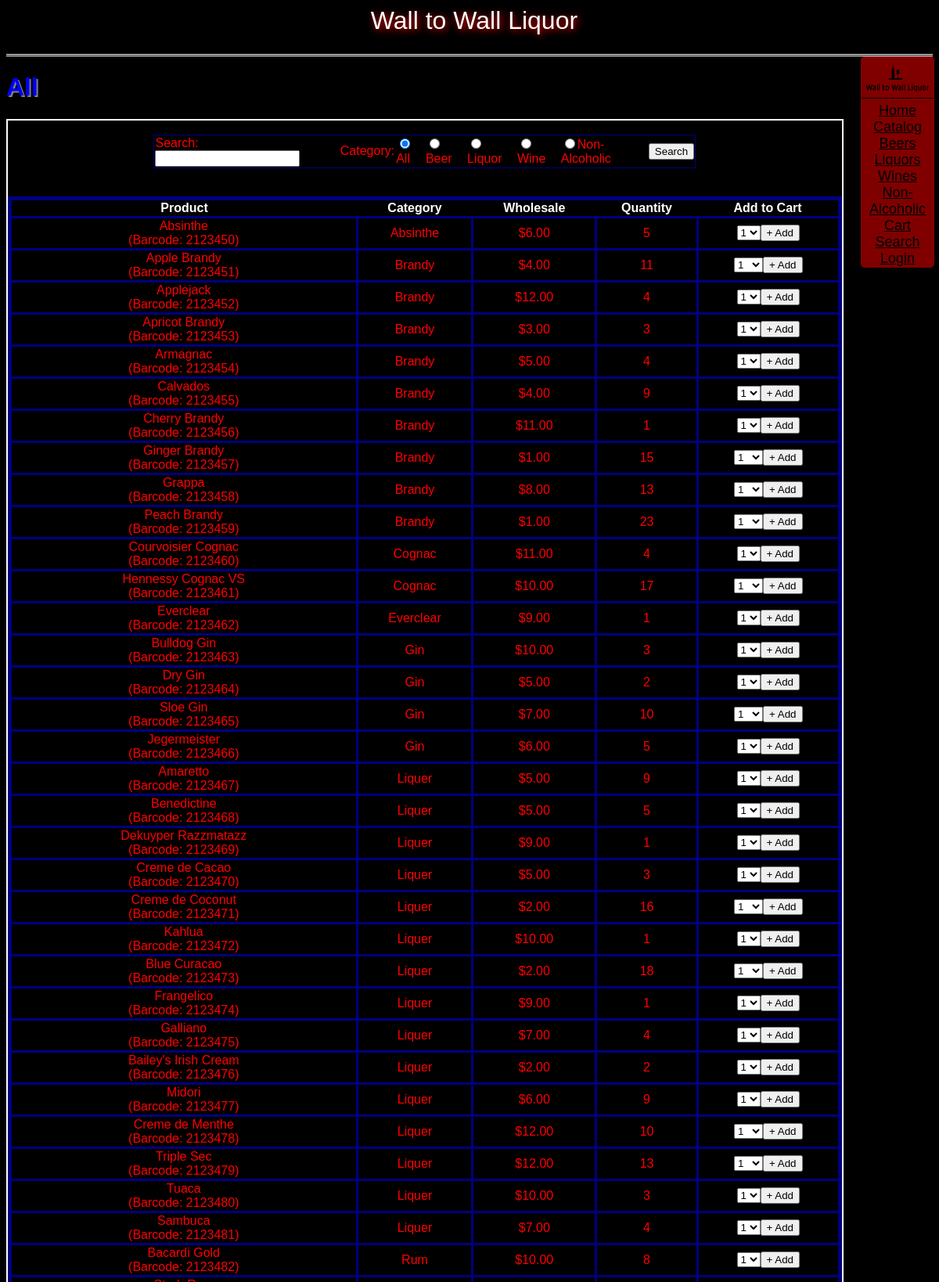
Screenshot of /catalog.php (upper part) with the database file from the repository.
### tables this page shows
CREATE TABLE IF NOT EXISTS `items_alcohol` (
  `barcode` int(11) NOT NULL,
  `product` varchar(255) NOT NULL,
  `price` int(11) NOT NULL,
  `stock` int(11) NOT NULL,
  `package` varchar(255) NOT NULL
);

CREATE TABLE IF NOT EXISTS `description_alcohol` (
  `barcode` int(11) NOT NULL,
  `category` varchar(255) NOT NULL,
  `sub_category` varchar(255) NOT NULL,
  `type` varchar(255) NOT NULL,
  `rating` int(11) NOT NULL,
  `rate_count` int(11) NOT NULL
);

### catalog.php (the view, shortened to what this page needs)
<?php
if (ISSET($_GET["category"])) {
    $type = strtolower($_GET["category"]);
}
else {
    $type = "all";
}
$db = new PDO("mysql:host={$GLOBALS['mysql_host']};dbname={$GLOBALS['mysql_database']}", $GLOBALS["mysql_user"], $GLOBALS["mysql_password"])
or die("Unable to connect to database.");
switch($type) {
	default:
		$stmt = "SELECT i.`Barcode`, `Product`,`Category`,`Price`,`Stock` FROM `items_alcohol` as i RIGHT JOIN `description_alcohol` as d on d.Barcode = i.Barcode";
}
$sth = $db->query($stmt) or die("Unable to query");
$result = $sth->fetchAll();
$site = new site(strtolower($type));
$site -> genOpening();
$site->genSearch();
echo <<< ENDL
<table class="sortable">
	<tr>
		<th>Product</th>
		<th>Category</th>
		<th>Wholesale</th>
		<th>Quantity</th>
		<th class="nj sorttable_nosort">Add to Cart</th>
	</tr>
ENDL;
foreach($result as $row) {
    echo "<tr><td>{$row["Product"]}<br />(Barcode: {$row["Barcode"]})</td><td>{$row["Category"]}</td><td>\${$row["Price"]}.00</td><td>{$row["Stock"]}</td><td>";
    if ($row["Stock"] < 1) { echo "This product is currently unavailable"; }
    else {
        echo "<select id='quantity_{$row["Product"]}'>";
        for($i = 1; $i <= $row["Stock"]; $i++) {
            echo "<option value='$i'>$i</option>";
        }
        echo "</select><button onclick='addToCart(\"{$row["Product"]}\")'>+ Add</button>";
    }
    echo "</td></tr>\r\n";
}
echo "</table>";
$site -> genClosing();

### var/site.php (shortened to what this page needs)
<?php
class site {
    private $page;
    function __construct($page = NULL) {
        $this->page = $page;
    }
    function genOpening() {
        $pageTitle = str_replace("_", " ", $this->page);
        $pageTitle = ucwords($pageTitle);
        echo <<< END
<!DOCTYPE HTML>
<HTML>
<HEAD>
<TITLE>{$pageTitle} - Wall to Wall Liquor</TITLE>
<link rel="stylesheet" href="css/site.css" />
<link rel="ICON" href="images/logo.ico" type="image/ico" />
<script src="cart.js"></script>
<script src="sorttable.js"></script>
</HEAD>
<BODY>
<div class="header">
Wall to Wall Liquor
</div>
<noscript>
    <style type="text/css">
        .nj {display:none;}
    </style>
    <div class="noscriptmsg">
		To use the full power of the catalog, please enable javascript in your browser.
    </div>
</noscript>
END;
    $this->genNavbar();
        $pageTitle = str_replace("_", " ", $this->page);
        $pageTitle = ucwords($pageTitle);
        echo "<h1>{$pageTitle}</h1>";
        echo "<div class=\"content\">";
    }
    function genClosing() {
        $year = date("Y");
        print <<< END
</div>
<div class="footer">
<br>
Copyright &copy;{$year} Wall to Wall Liquor.  Please drink responsibly.
</div>
</BODY>
</HTML>
END;
    }
    function genNavbar() {
        if (isset($_SESSION["is_logged_in"]) && $_SESSION["is_logged_in"]) {
            $user = "<li>Howdy, {$_SESSION["username"]}</li><li><a href='user.php?action=logout'>Logout</a></li>";
        }
        else {
            $user = "<li class=\"right\"><a href=\"user.php\">Login</a></li>";
        }
        print <<< END
<ul class="navbar">
    <li><img src="images/logo.png" alt="Wall to Wall Liquor logo" style="height:48px" id="logo"/></li>
	<li><a href="index.php">Home</a></li>
	<li><a href="catalog.php?category=Catalog">Catalog</a></li>
	<li><a href="catalog.php?category=beer">Beers</a></li>
	<li><a href="catalog.php?category=liquor">Liquors</a></li>
    <li><a href="catalog.php?category=wine">Wines</a></li>
	<li><a href="catalog.php?category=non_alcoholic">Non-Alcoholic</a></li>
    <li class="right"><a href="Cart.php">Cart</a></li>
	<li class="right"><a href="search.php">Search</a></li>
    {$user}
</ul>
END;
	}
	function genSearch(){
		echo <<< END
<div class="search">
<br>
<form action="search.php" method="get">
<table id="search">
	<tr>
		<td id="searchData_box">
			Search:
				<input type="text" name="q"><br>
		</td>
		<td id="searchData_text">
			Category:
		</td>
		<td id="searchData_catalog">
			<input type="radio" name="category" value="catalog" checked="checked">All
		</td>
		<td id="searchData_beer">
			<input type="radio" name="category" value="beer">Beer
		</td>
		<td id="searchData_liquor">
			<input type="radio" name="category" value="liquor">Liquor
		</td>
		<td id="searchData_wine">
			<input type="radio" name="category" value="wine">Wine
		</td>
		<td id="searchData_na">
			<input type="radio" name="category" value="non_alcoholic">Non-Alcoholic
		</td>
		<td id="searchData_submit">
			<input type="submit" value="Search">
		</td>
	</tr>
</table>
</form>
<br>
<br>
</div>
END;
	}
}

### css/site.css (style rules this page uses)
html, body, pre { font-size: medium; font-family: arial, courier, sans-serif; font-weight: normal; font-style: normal; color: white; text-align: center; background-color: black; text-overflow: ellipsis; padding-bottom: 60px; }
h1 { font-family: arial, courier, sans-serif; font-size: xx-large; color: blue; text-align: left; text-shadow: 2px 2px grey; }
.navbar a:link { color: black; text-decoration: underline; }
ul { list-style-type: none; padding: 0; margin: 0; }
table { text-align: center; width: 100%; border: 5px solid navy; border-collapse: collapse; }
td { border: 3px solid navy; color: red; }
#logo { margin-left: -5%; height: 110%; width: 110%; border-bottom: 1px solid black; }
#search { margin-left: auto; margin-right: auto; text-align: left; width: 65%; border-width: thin; }
*[id^='searchData_'] { text-align: left; border: none; color: red; margin-left: auto; margin-right: auto; }
.navbar { background-color: maroon; color: blue; margin-left: 91%; position: fixed; float: right; height: 260px; width: 7%; padding: 5px; border-radius: 5px; font-size: large; }
.header { height: 10%; width: auto; padding-bottom: 2%; padding-left: 1%; border-bottom: double; border-color: white; color: white; font-size: xx-large; text-shadow: 2px 2px 10px #FF0000; }
.content { float: left; margin-left: auto; margin-right: 9%; border: 2px solid white; width: 90%; word-wrap: break-word; color: white; clear: right; }

### rows the page displays
items_alcohol: product "Absinthe", barcode "2123450", description_alcohol.category "Absinthe", price "6", stock "5", product "1"
items_alcohol: product "Apple Brandy", barcode "2123451", description_alcohol.category "Brandy", price "4", stock "11", product "1"
items_alcohol: product "Applejack", barcode "2123452", description_alcohol.category "Brandy", price "12", stock "4", product "1"
items_alcohol: product "Apricot Brandy", barcode "2123453", description_alcohol.category "Brandy", price "3", stock "3", product "1"
items_alcohol: product "Armagnac", barcode "2123454", description_alcohol.category "Brandy", price "5", stock "4", product "1"
items_alcohol: product "Calvados", barcode "2123455", description_alcohol.category "Brandy", price "4", stock "9", product "1"
items_alcohol: product "Cherry Brandy", barcode "2123456", description_alcohol.category "Brandy", price "11", stock "1", product "1"
items_alcohol: product "Ginger Brandy", barcode "2123457", description_alcohol.category "Brandy", price "1", stock "15", product "1"
items_alcohol: product "Grappa", barcode "2123458", description_alcohol.category "Brandy", price "8", stock "13", product "1"
items_alcohol: product "Peach Brandy", barcode "2123459", description_alcohol.category "Brandy", price "1", stock "23", product "1"
items_alcohol: product "Courvoisier Cognac", barcode "2123460", description_alcohol.category "Cognac", price "11", stock "4", product "1"
items_alcohol: product "Hennessy Cognac VS", barcode "2123461", description_alcohol.category "Cognac", price "10", stock "17", product "1"
items_alcohol: product "Everclear", barcode "2123462", description_alcohol.category "Everclear", price "9", stock "1", product "1"
items_alcohol: product "Bulldog Gin", barcode "2123463", description_alcohol.category "Gin", price "10", stock "3", product "1"
items_alcohol: product "Dry Gin", barcode "2123464", description_alcohol.category "Gin", price "5", stock "2", product "1"
items_alcohol: product "Sloe Gin", barcode "2123465", description_alcohol.category "Gin", price "7", stock "10", product "1"
items_alcohol: product "Jegermeister", barcode "2123466", description_alcohol.category "Gin", price "6", stock "5", product "1"
items_alcohol: product "Amaretto", barcode "2123467", description_alcohol.category "Liquer", price "5", stock "9", product "1"
items_alcohol: product "Benedictine", barcode "2123468", description_alcohol.category "Liquer", price "5", stock "5", product "1"
items_alcohol: product "Dekuyper Razzmatazz", barcode "2123469", description_alcohol.category "Liquer", price "9", stock "1", product "1"
items_alcohol: product "Creme de Cacao", barcode "2123470", description_alcohol.category "Liquer", price "5", stock "3", product "1"
items_alcohol: product "Creme de Coconut", barcode "2123471", description_alcohol.category "Liquer", price "2", stock "16", product "1"
items_alcohol: product "Kahlua", barcode "2123472", description_alcohol.category "Liquer", price "10", stock "1", product "1"
items_alcohol: product "Blue Curacao", barcode "2123473", description_alcohol.category "Liquer", price "2", stock "18", product "1"
items_alcohol: product "Frangelico", barcode "2123474", description_alcohol.category "Liquer", price "9", stock "1", product "1"
items_alcohol: product "Galliano", barcode "2123475", description_alcohol.category "Liquer", price "7", stock "4", product "1"
items_alcohol: product "Bailey's Irish Cream", barcode "2123476", description_alcohol.category "Liquer", price "2", stock "2", product "1"
items_alcohol: product "Midori", barcode "2123477", description_alcohol.category "Liquer", price "6", stock "9", product "1"
items_alcohol: product "Creme de Menthe", barcode "2123478", description_alcohol.category "Liquer", price "12", stock "10", product "1"
items_alcohol: product "Triple Sec", barcode "2123479", description_alcohol.category "Liquer", price "12", stock "13", product "1"
items_alcohol: product "Tuaca", barcode "2123480", description_alcohol.category "Liquer", price "10", stock "3", product "1"
items_alcohol: product "Sambuca", barcode "2123481", description_alcohol.category "Liquer", price "7", stock "4", product "1"
items_alcohol: product "Bacardi Gold", barcode "2123482", description_alcohol.category "Rum", price "10", stock "8", product "1"

### other values shown
$pageTitle "All"
